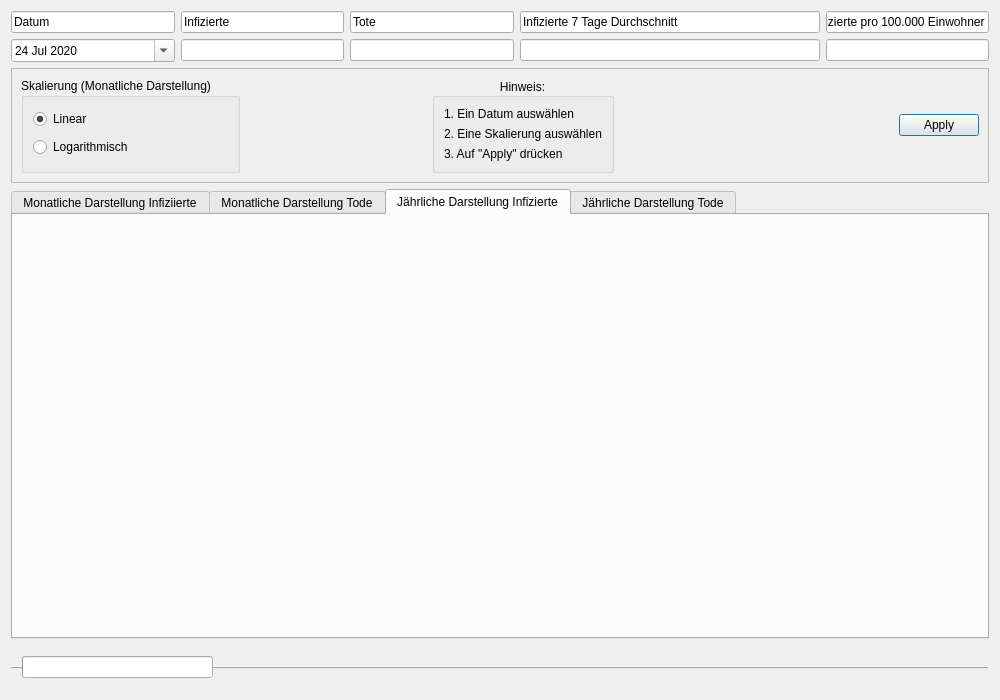
<?xml version="1.0" encoding="UTF-8"?>
<ui version="4.0">
 <class>Belgien</class>
 <widget class="QDialog" name="Belgien">
  <property name="geometry">
   <rect>
    <x>0</x>
    <y>0</y>
    <width>1000</width>
    <height>700</height>
   </rect>
  </property>
  <property name="windowTitle">
   <string>Belgien</string>
  </property>
  <layout class="QVBoxLayout" name="verticalLayout_7">
   <item>
    <layout class="QGridLayout" name="gridLayout">
     <item row="2" column="1">
      <widget class="QLineEdit" name="lineEdit">
       <property name="text">
        <string>Infizierte</string>
       </property>
       <property name="readOnly">
        <bool>true</bool>
       </property>
      </widget>
     </item>
     <item row="2" column="4">
      <widget class="QLineEdit" name="lineEdit_2">
       <property name="minimumSize">
        <size>
         <width>300</width>
         <height>0</height>
        </size>
       </property>
       <property name="text">
        <string>Infizierte 7 Tage Durchschnitt</string>
       </property>
       <property name="readOnly">
        <bool>true</bool>
       </property>
      </widget>
     </item>
     <item row="4" column="0">
      <widget class="QDateEdit" name="dateEdit">
       <property name="readOnly">
        <bool>false</bool>
       </property>
       <property name="buttonSymbols">
        <enum>QAbstractSpinBox::NoButtons</enum>
       </property>
       <property name="accelerated">
        <bool>false</bool>
       </property>
       <property name="dateTime">
        <datetime>
         <hour>0</hour>
         <minute>0</minute>
         <second>0</second>
         <year>2020</year>
         <month>7</month>
         <day>24</day>
        </datetime>
       </property>
       <property name="minimumDateTime">
        <datetime>
         <hour>0</hour>
         <minute>0</minute>
         <second>0</second>
         <year>2020</year>
         <month>1</month>
         <day>1</day>
        </datetime>
       </property>
       <property name="currentSection">
        <enum>QDateTimeEdit::DaySection</enum>
       </property>
       <property name="calendarPopup">
        <bool>true</bool>
       </property>
       <property name="timeSpec">
        <enum>Qt::LocalTime</enum>
       </property>
       <property name="date">
        <date>
         <year>2020</year>
         <month>7</month>
         <day>24</day>
        </date>
       </property>
      </widget>
     </item>
     <item row="4" column="2">
      <widget class="QLineEdit" name="lineEdit_6">
       <property name="readOnly">
        <bool>true</bool>
       </property>
      </widget>
     </item>
     <item row="2" column="0">
      <widget class="QLineEdit" name="lineEdit_3">
       <property name="text">
        <string>Datum</string>
       </property>
       <property name="readOnly">
        <bool>true</bool>
       </property>
      </widget>
     </item>
     <item row="2" column="2">
      <widget class="QLineEdit" name="lineEdit_5">
       <property name="text">
        <string>Tote</string>
       </property>
       <property name="readOnly">
        <bool>true</bool>
       </property>
      </widget>
     </item>
     <item row="4" column="4">
      <widget class="QLineEdit" name="lineEdit_7">
       <property name="readOnly">
        <bool>true</bool>
       </property>
      </widget>
     </item>
     <item row="4" column="1">
      <widget class="QLineEdit" name="lineEdit_4">
       <property name="readOnly">
        <bool>true</bool>
       </property>
      </widget>
     </item>
     <item row="2" column="5">
      <widget class="QLineEdit" name="lineEdit_8">
       <property name="text">
        <string>Infizierte pro 100.000 Einwohner</string>
       </property>
       <property name="readOnly">
        <bool>true</bool>
       </property>
      </widget>
     </item>
     <item row="4" column="5">
      <widget class="QLineEdit" name="lineEdit_9">
       <property name="readOnly">
        <bool>true</bool>
       </property>
      </widget>
     </item>
    </layout>
   </item>
   <item>
    <widget class="QFrame" name="frame">
     <property name="frameShape">
      <enum>QFrame::StyledPanel</enum>
     </property>
     <property name="frameShadow">
      <enum>QFrame::Raised</enum>
     </property>
     <layout class="QGridLayout" name="gridLayout_4">
      <item row="0" column="0">
       <widget class="QGroupBox" name="groupBox">
        <property name="enabled">
         <bool>true</bool>
        </property>
        <property name="title">
         <string>Skalierung (Monatliche Darstellung)</string>
        </property>
        <property name="flat">
         <bool>false</bool>
        </property>
        <property name="checkable">
         <bool>false</bool>
        </property>
        <layout class="QVBoxLayout" name="verticalLayout_6">
         <item>
          <widget class="QRadioButton" name="skalaLiear">
           <property name="text">
            <string>Linear</string>
           </property>
           <property name="checked">
            <bool>true</bool>
           </property>
          </widget>
         </item>
         <item>
          <widget class="QRadioButton" name="skalaLogarithm">
           <property name="text">
            <string>Logarithmisch</string>
           </property>
          </widget>
         </item>
        </layout>
       </widget>
      </item>
      <item row="0" column="5">
       <spacer name="horizontalSpacer_2">
        <property name="orientation">
         <enum>Qt::Horizontal</enum>
        </property>
        <property name="sizeHint" stdset="0">
         <size>
          <width>40</width>
          <height>20</height>
         </size>
        </property>
       </spacer>
      </item>
      <item row="0" column="6">
       <widget class="QDialogButtonBox" name="buttonBox">
        <property name="standardButtons">
         <set>QDialogButtonBox::Apply</set>
        </property>
        <property name="centerButtons">
         <bool>false</bool>
        </property>
       </widget>
      </item>
      <item row="0" column="1">
       <spacer name="horizontalSpacer">
        <property name="orientation">
         <enum>Qt::Horizontal</enum>
        </property>
        <property name="sizeHint" stdset="0">
         <size>
          <width>40</width>
          <height>20</height>
         </size>
        </property>
       </spacer>
      </item>
      <item row="0" column="2">
       <widget class="Line" name="line">
        <property name="orientation">
         <enum>Qt::Horizontal</enum>
        </property>
       </widget>
      </item>
      <item row="0" column="4">
       <widget class="QGroupBox" name="groupBox_2">
        <property name="title">
         <string>Hinweis:</string>
        </property>
        <property name="alignment">
         <set>Qt::AlignCenter</set>
        </property>
        <property name="flat">
         <bool>false</bool>
        </property>
        <layout class="QGridLayout" name="gridLayout_6">
         <item row="0" column="0">
          <widget class="QLabel" name="label">
           <property name="text">
            <string>1. Ein Datum auswählen</string>
           </property>
          </widget>
         </item>
         <item row="1" column="0">
          <widget class="QLabel" name="label_2">
           <property name="text">
            <string>2. Eine Skalierung auswählen</string>
           </property>
          </widget>
         </item>
         <item row="2" column="0">
          <widget class="QLabel" name="label_3">
           <property name="text">
            <string>3. Auf &quot;Apply&quot; drücken</string>
           </property>
          </widget>
         </item>
        </layout>
       </widget>
      </item>
     </layout>
    </widget>
   </item>
   <item>
    <layout class="QVBoxLayout" name="verticalLayout">
     <item>
      <widget class="QTabWidget" name="tabWidget">
       <property name="currentIndex">
        <number>2</number>
       </property>
       <widget class="QWidget" name="tab">
        <attribute name="title">
         <string>Monatliche Darstellung Infiziierte</string>
        </attribute>
        <layout class="QGridLayout" name="gridLayout_2">
         <item row="0" column="0">
          <layout class="QVBoxLayout" name="verticalLayout_3"/>
         </item>
        </layout>
       </widget>
       <widget class="QWidget" name="tab_5">
        <attribute name="title">
         <string>Monatliche Darstellung Tode</string>
        </attribute>
        <layout class="QGridLayout" name="gridLayout_3">
         <item row="0" column="0">
          <layout class="QVBoxLayout" name="verticalLayout_9"/>
         </item>
        </layout>
       </widget>
       <widget class="QWidget" name="Tab_2">
        <attribute name="title">
         <string>Jährliche Darstellung Infizierte</string>
        </attribute>
        <layout class="QVBoxLayout" name="verticalLayout_5">
         <item>
          <layout class="QVBoxLayout" name="verticalLayout_4"/>
         </item>
        </layout>
       </widget>
       <widget class="QWidget" name="tab_3">
        <attribute name="title">
         <string>Jährliche Darstellung Tode</string>
        </attribute>
        <layout class="QVBoxLayout" name="verticalLayout_8">
         <item>
          <layout class="QVBoxLayout" name="verticalLayout_2"/>
         </item>
        </layout>
       </widget>
      </widget>
     </item>
    </layout>
   </item>
   <item>
    <widget class="QFrame" name="frame_2">
     <property name="frameShape">
      <enum>QFrame::HLine</enum>
     </property>
     <property name="frameShadow">
      <enum>QFrame::Raised</enum>
     </property>
     <layout class="QGridLayout" name="gridLayout_5">
      <item row="0" column="3">
       <spacer name="horizontalSpacer_4">
        <property name="orientation">
         <enum>Qt::Horizontal</enum>
        </property>
        <property name="sizeHint" stdset="0">
         <size>
          <width>40</width>
          <height>20</height>
         </size>
        </property>
       </spacer>
      </item>
      <item row="0" column="0">
       <widget class="QProgressBar" name="progressBar">
        <property name="value">
         <number>0</number>
        </property>
        <property name="textVisible">
         <bool>false</bool>
        </property>
        <property name="orientation">
         <enum>Qt::Horizontal</enum>
        </property>
       </widget>
      </item>
      <item row="0" column="4">
       <spacer name="horizontalSpacer_3">
        <property name="orientation">
         <enum>Qt::Horizontal</enum>
        </property>
        <property name="sizeHint" stdset="0">
         <size>
          <width>40</width>
          <height>20</height>
         </size>
        </property>
       </spacer>
      </item>
      <item row="0" column="2">
       <spacer name="horizontalSpacer_5">
        <property name="orientation">
         <enum>Qt::Horizontal</enum>
        </property>
        <property name="sizeHint" stdset="0">
         <size>
          <width>40</width>
          <height>20</height>
         </size>
        </property>
       </spacer>
      </item>
      <item row="0" column="1">
       <spacer name="horizontalSpacer_6">
        <property name="orientation">
         <enum>Qt::Horizontal</enum>
        </property>
        <property name="sizeHint" stdset="0">
         <size>
          <width>40</width>
          <height>20</height>
         </size>
        </property>
       </spacer>
      </item>
     </layout>
    </widget>
   </item>
  </layout>
 </widget>
 <resources/>
 <connections/>
</ui>
